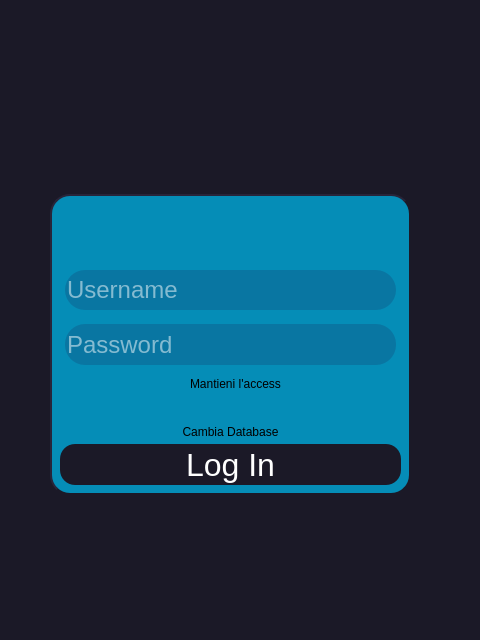
<?xml version="1.0" encoding="UTF-8"?>
<ui version="4.0">
 <class>LoginWindow</class>
 <widget class="QMainWindow" name="LoginWindow">
  <property name="windowModality">
   <enum>Qt::WindowModal</enum>
  </property>
  <property name="enabled">
   <bool>true</bool>
  </property>
  <property name="geometry">
   <rect>
    <x>0</x>
    <y>0</y>
    <width>480</width>
    <height>640</height>
   </rect>
  </property>
  <property name="sizePolicy">
   <sizepolicy hsizetype="Fixed" vsizetype="Fixed">
    <horstretch>0</horstretch>
    <verstretch>0</verstretch>
   </sizepolicy>
  </property>
  <property name="minimumSize">
   <size>
    <width>480</width>
    <height>640</height>
   </size>
  </property>
  <property name="maximumSize">
   <size>
    <width>480</width>
    <height>640</height>
   </size>
  </property>
  <property name="windowTitle">
   <string>Login</string>
  </property>
  <property name="windowIcon">
   <iconset>
    <normaloff>../img/Babelib.icns</normaloff>../img/Babelib.icns</iconset>
  </property>
  <property name="whatsThis">
   <string>&lt;html&gt;&lt;head/&gt;&lt;body&gt;&lt;p&gt;&lt;img src=&quot;:/Libreria/background.pdf&quot;/&gt;&lt;/p&gt;&lt;/body&gt;&lt;/html&gt;</string>
  </property>
  <property name="autoFillBackground">
   <bool>false</bool>
  </property>
  <property name="styleSheet">
   <string notr="true"/>
  </property>
  <widget class="QWidget" name="centralwidget">
   <widget class="QFrame" name="frame">
    <property name="geometry">
     <rect>
      <x>50</x>
      <y>194</y>
      <width>361</width>
      <height>301</height>
     </rect>
    </property>
    <property name="styleSheet">
     <string notr="true">background-color:rgb(0, 166, 214, 210) ;
border-radius: 20px;
border-style: outset;
border-width: 2px;
border-color:rgb(27,25,39);</string>
    </property>
    <property name="frameShape">
     <enum>QFrame::StyledPanel</enum>
    </property>
    <property name="frameShadow">
     <enum>QFrame::Raised</enum>
    </property>
    <widget class="QLineEdit" name="UsernameField">
     <property name="geometry">
      <rect>
       <x>15</x>
       <y>76</y>
       <width>331</width>
       <height>40</height>
      </rect>
     </property>
     <property name="styleSheet">
      <string notr="true">font-size:18pt; 
background-color:rgba(23, 28, 78, 50);
color:rgb(255, 255, 255);
font: 16pt &quot;Source Code Pro for Powerline&quot;;
border:none;
</string>
     </property>
     <property name="placeholderText">
      <string notr="true">Username</string>
     </property>
    </widget>
    <widget class="QLineEdit" name="PasswordField">
     <property name="geometry">
      <rect>
       <x>15</x>
       <y>130</y>
       <width>331</width>
       <height>41</height>
      </rect>
     </property>
     <property name="styleSheet">
      <string notr="true">font-size:18pt; 
background-color:rgba(23, 28, 78, 50);
color:rgb(255, 255, 255);
font: 16pt &quot;Source Code Pro for Powerline&quot;;
border:none;
</string>
     </property>
     <property name="echoMode">
      <enum>QLineEdit::Password</enum>
     </property>
     <property name="placeholderText">
      <string>Password</string>
     </property>
    </widget>
    <widget class="QPushButton" name="LoginButton">
     <property name="geometry">
      <rect>
       <x>10</x>
       <y>250</y>
       <width>341</width>
       <height>41</height>
      </rect>
     </property>
     <property name="autoFillBackground">
      <bool>false</bool>
     </property>
     <property name="styleSheet">
      <string notr="true">font-size:24pt;
background-color: rgb(27, 25, 39);
color:rgb(255, 255, 255);
font: 22pt &quot;Source Code Pro for Powerline&quot;;
border-radius:15px;
border: none
</string>
     </property>
     <property name="text">
      <string>Log In</string>
     </property>
     <property name="checkable">
      <bool>true</bool>
     </property>
     <property name="checked">
      <bool>false</bool>
     </property>
     <property name="default">
      <bool>true</bool>
     </property>
     <property name="flat">
      <bool>true</bool>
     </property>
    </widget>
    <widget class="QLabel" name="error_label">
     <property name="geometry">
      <rect>
       <x>40</x>
       <y>384</y>
       <width>281</width>
       <height>21</height>
      </rect>
     </property>
     <property name="styleSheet">
      <string notr="true">color:red;
border:none;
background-color:transparent;</string>
     </property>
     <property name="text">
      <string/>
     </property>
    </widget>
    <widget class="QCheckBox" name="remember_box">
     <property name="geometry">
      <rect>
       <x>120</x>
       <y>180</y>
       <width>111</width>
       <height>20</height>
      </rect>
     </property>
     <property name="layoutDirection">
      <enum>Qt::LeftToRight</enum>
     </property>
     <property name="autoFillBackground">
      <bool>false</bool>
     </property>
     <property name="styleSheet">
      <string notr="true">background-color:transparent;
border:none;
</string>
     </property>
     <property name="text">
      <string>Mantieni l'accesso</string>
     </property>
    </widget>
    <widget class="QLabel" name="changeDatabseLabel">
     <property name="geometry">
      <rect>
       <x>20</x>
       <y>230</y>
       <width>321</width>
       <height>16</height>
      </rect>
     </property>
     <property name="styleSheet">
      <string notr="true">border: none;
background-color: transparent;</string>
     </property>
     <property name="text">
      <string>Cambia Database</string>
     </property>
     <property name="alignment">
      <set>Qt::AlignCenter</set>
     </property>
    </widget>
   </widget>
   <widget class="QLabel" name="background">
    <property name="geometry">
     <rect>
      <x>-20</x>
      <y>-10</y>
      <width>871</width>
      <height>651</height>
     </rect>
    </property>
    <property name="styleSheet">
     <string notr="true">background-color:rgb(27,25,39);</string>
    </property>
    <property name="text">
     <string/>
    </property>
    <property name="textFormat">
     <enum>Qt::RichText</enum>
    </property>
    <property name="pixmap">
     <pixmap>../img/Sfondo.png</pixmap>
    </property>
    <property name="scaledContents">
     <bool>true</bool>
    </property>
   </widget>
   <widget class="QLabel" name="icon">
    <property name="geometry">
     <rect>
      <x>150</x>
      <y>120</y>
      <width>151</width>
      <height>151</height>
     </rect>
    </property>
    <property name="styleSheet">
     <string notr="true"/>
    </property>
    <property name="frameShape">
     <enum>QFrame::NoFrame</enum>
    </property>
    <property name="frameShadow">
     <enum>QFrame::Plain</enum>
    </property>
    <property name="lineWidth">
     <number>0</number>
    </property>
    <property name="text">
     <string/>
    </property>
    <property name="pixmap">
     <pixmap>../img/Babelib-removebg-preview.png</pixmap>
    </property>
    <property name="scaledContents">
     <bool>true</bool>
    </property>
   </widget>
   <zorder>background</zorder>
   <zorder>frame</zorder>
   <zorder>icon</zorder>
  </widget>
 </widget>
 <resources/>
 <connections/>
</ui>
